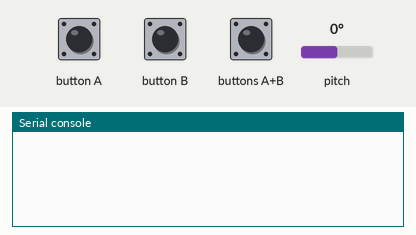
This program was run on a simulated BBC micro:bit (MakeCode). Shown: the last lines printed to the serial console. The test bench sets the inputs (shaded band); at power-on: pitch 0°. No radio messages arrive unless stated (any console line starting 'radio sent:' is added by the test bench).

Above: at 1.2 s.
1.3 s: pitch set to -172°
At 1.51 s:
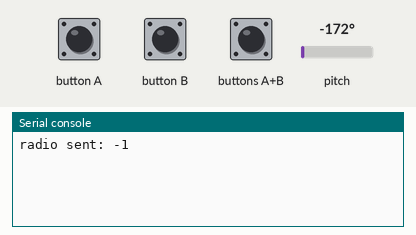
2.8 s: button A pressed for 0.15 s
4.4 s: button B pressed for 0.15 s
6.0 s: buttons A+B pressed for 1 s
8.5 s: pitch set to 90°
At 8.54 s:
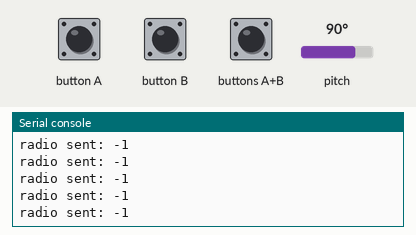
Timing chart, 0 to 11.0 s (numbered marks = the images above; inputs shaded):
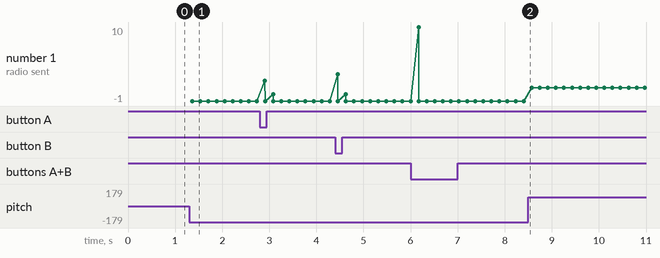

The program:

Car_controller.py
```python
button_a_pressed = False
button_b_pressed = False
button_ab_pressed = False

radio.set_group(1)

'''
Movement:
  AB - ParkingBrake (p_Brake)
  B  - Right
  A  - Left
  +45 deg  - Forwards
  -45 deg  - Backwards

Radio Signals:
  1  - Backwards
  0   - Straight
  -1   - Forwards
  2   - Left
  3   - Right
  10  - Parking Brake ON


Made by: Daniel Peterka 5A6
'''


def on_forever():
    global button_a_pressed, button_b_pressed, button_ab_pressed

    # Button AB is released
    if not input.button_is_pressed(Button.AB) and button_ab_pressed:
        button_ab_pressed = False

    # Button AB is pressed
    if input.button_is_pressed(Button.AB) and not button_ab_pressed:
        radio.send_number(10)
        button_ab_pressed = True

    elif not button_ab_pressed:
        # Button A is pressed
        if not button_a_pressed and input.button_is_pressed(Button.A) and not button_b_pressed:
            radio.send_number(2)
            button_a_pressed = True

        # Button A is released
        if button_a_pressed and not input.button_is_pressed(Button.A) and not button_b_pressed:
            radio.send_number(0)
            button_a_pressed = False

        # Button B is pressed
        if not button_b_pressed and input.button_is_pressed(Button.B) and not button_a_pressed:
            radio.send_number(3)
            button_b_pressed = True

        # Button B is released
        if button_b_pressed and not input.button_is_pressed(Button.B) and not button_a_pressed:
            radio.send_number(0)
            button_b_pressed = False

    # Forwards
    if input.rotation(Rotation.PITCH) > 45:
        radio.send_number(1)

    # Backwards
    if input.rotation(Rotation.PITCH) < -45:
        radio.send_number(-1)

    basic.pause(150)

basic.forever(on_forever)
```

Measured:
- after the input at 1.3 s, the serial console: prints a new line after 0.07 s (image 1)
- plotted number 1: -1 → 1 after the input at 8.5 s
